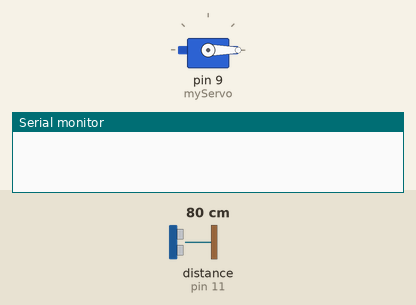
Bench run of a sketch on a simulated Arduino Uno, built with avr-gcc and run on an emulated ATmega328P. Shown: servo, the last lines printed to the serial monitor. Wiring (inferred from the names in the program): ultrasonic range finder: trigger pin 10; echo pin 11. The inputs (shaded band) are chosen by the test bench; at power-on: distance to the obstacle (sensor on pin 11) 80 cm. The echo pulse lasts 58.3 µs per cm.

Above: at 0.1 s.
At 2.2 s:
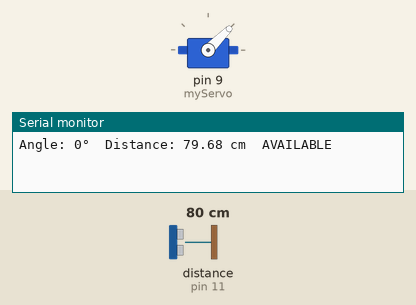
2.3 s: distance to the obstacle (sensor on pin 11) set to 2 cm
At 3.7 s:
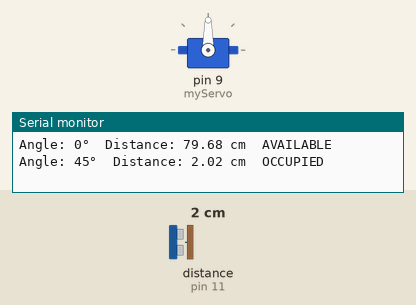
Timing chart, 0 to 12.4 s (numbered marks = the images above; inputs shaded):
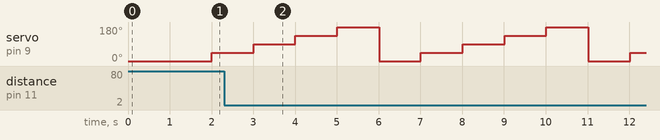

The sketch:

Parking_code.ino
```cpp
#include <Servo.h>

Servo myServo;

const int servoPin = 9;
const int trigPin = 10;
const int echoPin = 11;

const int occupiedDistance = 20;

void setup()
{
  Serial.begin(9600);

  myServo.attach(9);

  pinMode(trigPin, OUTPUT);
  pinMode(echoPin, INPUT);

  myServo.write(0);
  delay(1000);
}

void loop()
{
  for (int angle = 0; angle <= 180; angle += 45)
  {
    myServo.write(angle);

    delay(700);

    digitalWrite(trigPin, LOW);
    delayMicroseconds(2);

    digitalWrite(trigPin, HIGH);
    delayMicroseconds(10);

    digitalWrite(trigPin, LOW);

    long duration = pulseIn(echoPin, HIGH, 30000);

    if (duration > 0)
    {
      float distance = duration * 0.0343 / 2;

      Serial.print("Angle: ");
      Serial.print(angle);
      Serial.print("°  Distance: ");
      Serial.print(distance);
      Serial.print(" cm  ");

      if (distance <= occupiedDistance)
      {
        Serial.println("OCCUPIED");
      }
      else
      {
        Serial.println("AVAILABLE");
      }
    }

    delay(300);
  }
}
```
